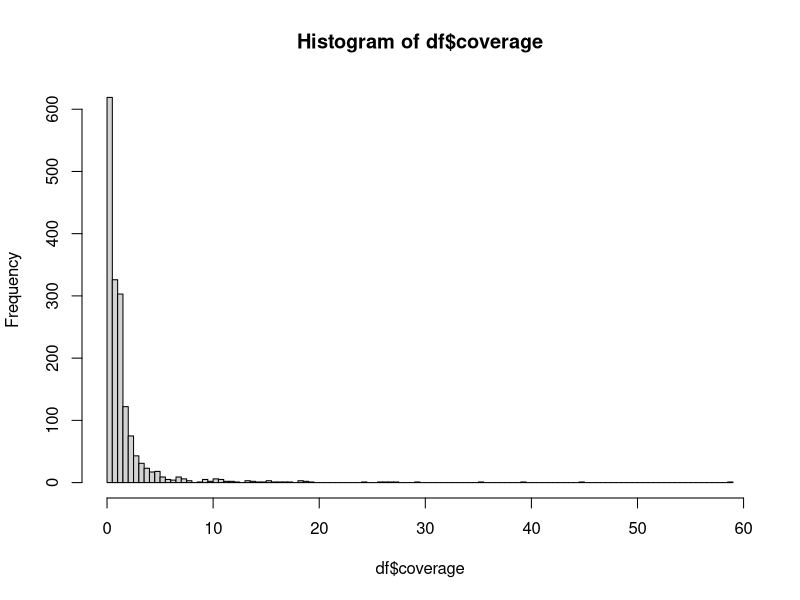

This chart was generated by the following R code: (Note: this script raises an error after producing the figure.)
## ---- chunk 1
#| message: false
library(dplyr)
library(readr)
## ---- chunk 2
#| message: false
# df <- read_tsv("https://tinyurl.com/simgen-metadata")
df <- read_tsv("files/tidy/metadata.tsv")
## ---- chunk 3
nrow(df)
## ---- chunk 4
length(unique(df$sampleId))
## ---- chunk 5
colnames(df)
## ---- chunk 6
str(df)

glimpse(df)
## ---- chunk 7
columns <- colnames(df)
columns
## ---- chunk 8
grep("^age.*|^.*Age$", columns, value = TRUE)
## ---- chunk 9
mean(!is.na(df$age14C))
mean(!is.na(df$ageHigh))
mean(!is.na(df$ageLow))
mean(!is.na(df$ageAverage))
mean(!is.na(df$ageRaw))
unique(df$groupAge)
## ---- chunk 10
which_ancient <- df$groupAge == "Ancient"
## ---- chunk 11
head(which_ancient)
## ---- chunk 12
head(as.integer(which_ancient))
## ---- chunk 13
sum(which_ancient)
## ---- chunk 14
which_modern <- df$groupAge == "Modern"
sum(which_modern)
## ---- chunk 15
which_archaic <- df$groupAge == "Archaic"
sum(which_archaic)
## ---- chunk 16
which_archaic <- df$groupAge == "Archaic"
head(which_archaic)
## ---- chunk 17
archaic_df <- df[which_archaic, ]
archaic_df$sampleId
## ---- chunk 18
archaic_df$dataSource
## ---- chunk 19
sort(table(df$country), decreasing = TRUE)
## ---- chunk 20
sort(table(df$region), decreasing = TRUE)
## ---- chunk 21
sort(table(df$dataSource), decreasing = TRUE)
## ---- chunk 22
mean(df$coverage)
## ---- chunk 23
mean(df$coverage, na.rm = TRUE)
## ---- chunk 24
summary(df$coverage)
## ---- chunk 25
hist(df$coverage, breaks = 100)
## ---- chunk 26
which.max(df$ageAverage)
## ---- chunk 27
df[which.max(df$ageAverage), ]

max(df$ageAverage, na.rm = TRUE)
## ---- chunk 28
df[which.min(df$coverage), ]
min(df$coverage, na.rm = TRUE)

df[which.max(df$coverage), ]
max(df$coverage, na.rm = TRUE)
## ---- chunk 29
df
## ---- chunk 30
smaller_df <- df[, c("sampleId", "region", "coverage", "ageAverage")]

smaller_df
## ---- chunk 31
smaller_df <- select(df, sampleId, region, coverage, ageAverage)

smaller_df
## ---- chunk 32
df_ages <- select(df, sampleId, groupAge, age14C, ageHigh, ageLow, ageAverage, ageRaw)
df_ages
## ---- chunk 33
df_geo <- select(df, site, country, region, latitude, longitude)
df_geo
## ---- chunk 34
df_ages1 <- select(df, sampleId, groupAge, age14C, ageHigh, ageLow, ageAverage, ageRaw)

df_ages2 <- select(df,
                   sampleId,
                   starts_with("age", ignore.case = FALSE),
                   ends_with("Age", ignore.case = FALSE))

## ---- chunk 35
# get a vector of the indices belonging to archaic individuals
which_archaic <- df$groupAge == "Archaic"

# take a peek at the result to make sure we got TRUE / FALSE vector
tail(which_archaic, 10)
## ---- chunk 36
archaic_df <- df[which_archaic, ]
archaic_df
## ---- chunk 37
# who is archaic in our data?
which_archaic <- df$groupAge == "Archaic"
# who is older than 50000 years?
which_old <- df$ageAverage > 50000

# who is BOTH? note the AND logical operator!
which_combined <- which_archaic & which_old
## ---- chunk 38
df[which_combined, ]
## ---- chunk 39
#| results: hide
filter(df, groupAge == "Archaic" & ageAverage > 50000)
## ---- chunk 40
filter(df, country == "CzechRepublic")
## ---- chunk 41
filter(df, country == "CzechRepublic" & coverage > 1)
## ---- chunk 42
filter(df, country == "CzechRepublic" & coverage > 10)
## ---- chunk 43
df %>%
  filter(groupAge == "Ancient") %>%
  filter(ageAverage > 10000) %>%
  filter(country == "Italy") %>%
  filter(coverage > 3) %>%
  select(sampleId, site, sex, hgMT, hgYMajor)
## ---- chunk 44
df %>%
  filter(groupAge == "Ancient", ageAverage > 10000, country == "Italy", coverage > 1) %>%
  select(sampleId, site, sex, hgMT, hgYMajor)
## ---- chunk 45
#| results: hide
df %>%
  filter(groupAge == "Ancient", ageAverage > 10000, country == "Italy", coverage > 1) %>%
  select(sampleId, site, sex, hgMT, hgYMajor)
## ---- chunk 46
#| results: hide
df %>%
  filter(groupAge == "Ancient" & ageAverage > 10000 & country == "Italy" & coverage > 1) %>%
  select(sampleId, site, sex, hgMT, hgYMajor)
## ---- chunk 47
df %>%
  filter(groupAge == "Ancient") %>%
  filter(country == "France" | country == "Canary Islands") %>%
  filter(coverage < 0.1 | coverage > 3)
## ---- chunk 48
df %>%
  filter(groupAge == "Ancient") %>%
  filter(country %in% c("France", "Canary Islands")) %>%
  filter(coverage < 0.1 | coverage > 3)
## ---- chunk 49
df_subset <- filter(df,
                    (country == "Germany" & coverage > 3) |
                    (country == "Estonia" & coverage < 1))

print(df_subset, n = Inf)
## ---- chunk 50
df %>% head(1)
## ---- chunk 51
df %>% select(-sampleId) %>% head(1)
## ---- chunk 52
df %>% select(-sampleId, -site) %>% head(1)
## ---- chunk 53
df %>% select(-sampleId, -site, -popId) %>% head(1)
## ---- chunk 54
df %>% select(-(sampleId:popId)) %>% head(1)
## ---- chunk 55
df %>% select(-c(sampleId, site, popId)) %>% head(1)
## ---- chunk 56
df %>% select(-(region:hgYMinor))
## ---- chunk 57
df %>% select(-region:-hgYMinor)
## ---- chunk 58
df_subset <-
  df %>%
  select(sampleId, popId, country, continent, groupAge, ageAverage, coverage) %>%
  rename(sample = sampleId, population = popId, set = groupAge, age = ageAverage)

df_subset
## ---- chunk 59
df_subset <- df %>%
  select(sample = sampleId, population = popId,
         country,
         continent,
         set = groupAge, age = ageAverage,
         coverage)

df_subset
## ---- chunk 60
head(df, 3)
## ---- chunk 61
head(df, 3)
## ---- chunk 62
df <- select(df, sample = sampleId, population = popId, country, continent,
             set = groupAge, age = ageAverage, coverage,
             everything())
## ---- chunk 63
head(df, 3)
## ---- chunk 64
relocate(df, flag, ageLow, continent)
## ---- chunk 65
select(df, flag, ageLow, continent, everything())
## ---- chunk 66
df %>% filter(set != "Archaic") %>% arrange(desc(age))
## ---- chunk 67
df %>% filter(set == "Ancient") %>% arrange(age)
## ---- chunk 68
df %>% arrange(country)
## ---- chunk 69
df %>% arrange(country, coverage)
df %>% arrange(coverage, country)
## ---- chunk 70
df <- select(df, -set)
## ---- chunk 71
v <- c(TRUE, TRUE, FALSE, TRUE, FALSE)

if_else(v, 1, -1)
## ---- chunk 72
v <- c(FALSE, FALSE, FALSE, TRUE, TRUE, FALSE, TRUE, FALSE)

if_else(v, "hello", "bye")
## ---- chunk 73
df <- mutate(df, sex_desc = if_else(sex == "XY", "male", "female"))
## ---- chunk 74
table(df$sex, df$sex_desc)
## ---- chunk 75
table(df$sex)
unique(df$sex)
## ---- chunk 76
df <- mutate(df, sex_desc = if_else(sex == "XX", "female", "male"))
## ---- chunk 77
df <- mutate(df, sex_desc = if_else(sex %in% c("XY", "XXY"), "male", "female"))
## ---- chunk 78
table(df$sex, df$sex_desc)
## ---- chunk 79
df %>% filter(dataSource == "1000g")
## ---- chunk 80
df %>% filter(dataSource == "1000g") %>% filter(!is.na(age))
## ---- chunk 81
df <- df %>% mutate(age = if_else(is.na(age), 0, age))
## ---- chunk 82
v <- 1:20
## ---- chunk 83
if_else(v < 10, "less than 10", "10 or more")
## ---- chunk 84
case_when(
  v < 10  ~ "less than 5",
  v == 10 ~ "exactly 10",
  v > 10 ~ "more than 10"
)
## ---- chunk 85
df <-
  df %>%
  mutate(sex_desc = case_when(
    sex == "XX" ~ "female",
    sex == "XY" ~ "male",
    sex == "XXY" ~ "male",
    .default = "unknown"
  ))
## ---- chunk 86
table(df$sex, df$sex_desc)
## ---- chunk 87
df <-
  df %>%
  mutate(sex_set = case_when(
    sex == "XX" & age == 0                   ~ "female (present-day)",
    sex == "XX" & age > 0                    ~ "female (ancient)",
    (sex == "XY" | sex == "XXY") & age == 0  ~ "male (present-day)",
    (sex == "XY" | sex == "XXY") & age > 0   ~ "male (ancient)",
    .default = "other"
  ))
## ---- chunk 88
table(df$sex_set)
## ---- chunk 89
# let's pick out individual names of the archaics
archaics <- c("Vindija33.19", "AltaiNeandertal", "Denisova")

df <-
  df %>%
  mutate(set = case_when(
    age == 0             ~ "Modern",  # whoever has sampling date 0 is "Modern"
    sample %in% archaics ~ "Archaic", # whoever is among archaics is "Archaic"
    .default             = "Ancient"  # and only the third category remains
  ),
  .after = coverage)
## ---- chunk 90
df
## ---- chunk 91
group_by(df, continent)
## ---- chunk 92
group_by(df, continent, set)
## ---- chunk 93
df %>%
  group_by(continent, set) %>%                   # first create groups
  summarize(mean_coverage = mean(coverage)) %>%  # then create summaries for each group
  arrange(desc(mean_coverage))
## ---- chunk 94
mean(c(NA, NA, NA))
## ---- chunk 95
df_summary <-
  df %>%                               # take the data frame df...
  group_by(continent, set) %>%         # ... group rows on continent and set...
  summarize(                           # ... and compute for each group:
    sum_coverage = sum(coverage),      #       1. the sum of all coverage
    n = n(),                           #       2. the number of coverages
    mean_coverage = sum_coverage / n   #       3. the mean using 1. and 2.above
  ) %>%
  arrange(mean_coverage)               # ... then sort by average coverage

df_summary
## ---- chunk 96
df %>%
  filter(set != "Modern") %>%
  group_by(continent, set) %>%
  slice_min(coverage, n = 1) %>%
  relocate(continent, set)
## ---- chunk 97
df %>%
  filter(set != "Modern") %>%
  group_by(continent) %>%
  slice_max(age) %>%
  relocate(continent, set, age)
## ---- chunk 98
write_tsv(df_summary, "~/Desktop/df_summary.tsv")
## ---- chunk 99
#| echo: false
unlink("~/Desktop/df_summary.tsv")
## ---- chunk 100
countries_df <-
  df %>%
  filter(set == "Ancient") %>%
  group_by(country) %>%
  summarise(n = n()) %>%
  arrange(desc(n))

countries_df
## ---- chunk 101
countries_df %>% filter(country %in% c("Estonia", "Lithuania", "Latvia"))
## ---- chunk 102
countries_df <-
  df %>%
  filter(set == "Ancient") %>%
  group_by(country) %>%
  summarise(n = n(),
            avg_lat = mean(latitude, na.rm = TRUE),
            avg_lon = mean(longitude, na.rm = TRUE))

countries_df
## ---- chunk 103
lm_res <- lm(n ~ avg_lon, data = countries_df)
summary(lm_res)

plot(countries_df$avg_lon, countries_df$n)
abline(lm_res)
## ---- chunk 104
lm_res <- lm(n ~ avg_lat, data = countries_df)
summary(lm_res)

plot(countries_df$avg_lat, countries_df$n)
abline(lm_res)
